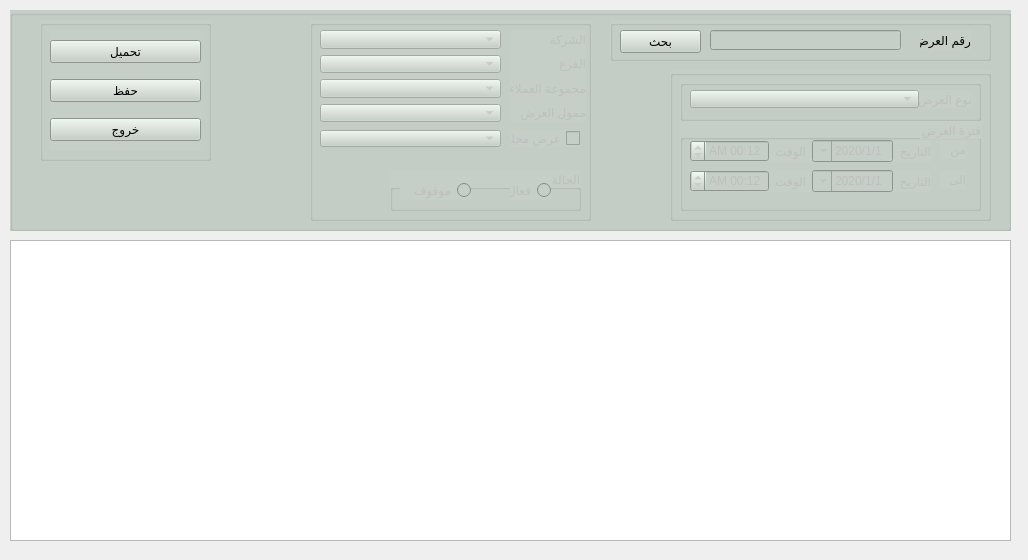
<?xml version="1.0" encoding="UTF-8"?>
<ui version="4.0">
    <class>QForm_prom_upload</class>
    <widget class="QWidget" name="QForm_prom_upload">
        <property name="geometry">
            <rect>
                <x>0</x>
                <y>0</y>
                <width>1028</width>
                <height>560</height>
            </rect>
        </property>
        <property name="minimumSize">
            <size>
                <width>1028</width>
                <height>560</height>
            </size>
        </property>
        <property name="maximumSize">
            <size>
                <width>1028</width>
                <height>560</height>
            </size>
        </property>
        <property name="windowTitle">
            <string>تحميل اصناف العروض</string>
        </property>
        <property name="toolTip">
            <string/>
        </property>
        <property name="layoutDirection">
            <enum>Qt::RightToLeft</enum>
        </property>
        <widget class="QWidget" name="gridLayoutWidget">
            <property name="geometry">
                <rect>
                    <x>190</x>
                    <y>70</y>
                    <width>2</width>
                    <height>2</height>
                </rect>
            </property>
            <layout class="QGridLayout" name="gridLayout_2"/>
        </widget>
        <widget class="QGroupBox" name="groupBox">
            <property name="geometry">
                <rect>
                    <x>10</x>
                    <y>10</y>
                    <width>1001</width>
                    <height>221</height>
                </rect>
            </property>
            <property name="font">
                <font>
                    <pointsize>10</pointsize>
                    <weight>50</weight>
                    <bold>false</bold>
                </font>
            </property>
            <property name="layoutDirection">
                <enum>Qt::LeftToRight</enum>
            </property>
            <property name="styleSheet">
                <string notr="true">
                    background-color: rgb(198, 207, 199);
                </string>
            </property>
            <property name="title">
                <string/>
            </property>
            <widget class="QGroupBox" name="groupBox_3">
                <property name="enabled">
                    <bool>false</bool>
                </property>
                <property name="geometry">
                    <rect>
                        <x>300</x>
                        <y>10</y>
                        <width>281</width>
                        <height>201</height>
                    </rect>
                </property>
                <property name="title">
                    <string/>
                </property>
                <widget class="QWidget" name="layoutWidget">
                    <property name="geometry">
                        <rect>
                            <x>10</x>
                            <y>10</y>
                            <width>181</width>
                            <height>92</height>
                        </rect>
                    </property>
                    <layout class="QVBoxLayout" name="verticalLayout_3">
                        <item>
                            <widget class="QComboBox" name="Qcombo_company"/>
                        </item>
                        <item>
                            <widget class="QComboBox" name="Qcombo_branch"/>
                        </item>
                        <item>
                            <widget class="QComboBox" name="Qcombo_cust_group"/>
                        </item>
                        <item>
                            <widget class="QComboBox" name="Qcombo_sponsor"/>
                        </item>
                    </layout>
                </widget>
                <widget class="QWidget" name="layoutWidget">
                    <property name="geometry">
                        <rect>
                            <x>200</x>
                            <y>10</y>
                            <width>76</width>
                            <height>91</height>
                        </rect>
                    </property>
                    <layout class="QVBoxLayout" name="verticalLayout_2">
                        <item>
                            <widget class="QLabel" name="label_4">
                                <property name="text">
                                    <string>الشركة</string>
                                </property>
                            </widget>
                        </item>
                        <item>
                            <widget class="QLabel" name="label_11">
                                <property name="text">
                                    <string>الفرع</string>
                                </property>
                            </widget>
                        </item>
                        <item>
                            <widget class="QLabel" name="label_5">
                                <property name="text">
                                    <string>مجموعة العملاء</string>
                                </property>
                            </widget>
                        </item>
                        <item>
                            <widget class="QLabel" name="label_6">
                                <property name="text">
                                    <string>ممول العرض</string>
                                </property>
                            </widget>
                        </item>
                    </layout>
                </widget>
                <widget class="QCheckBox" name="QcheckBox_magazine">
                    <property name="geometry">
                        <rect>
                            <x>200</x>
                            <y>110</y>
                            <width>70</width>
                            <height>17</height>
                        </rect>
                    </property>
                    <property name="layoutDirection">
                        <enum>Qt::RightToLeft</enum>
                    </property>
                    <property name="text">
                        <string>عرض مجلة</string>
                    </property>
                </widget>
                <widget class="QComboBox" name="Qcombo_magazine">
                    <property name="geometry">
                        <rect>
                            <x>10</x>
                            <y>110</y>
                            <width>181</width>
                            <height>17</height>
                        </rect>
                    </property>
                </widget>
                <widget class="QGroupBox" name="groupBox_6">
                    <property name="geometry">
                        <rect>
                            <x>80</x>
                            <y>150</y>
                            <width>191</width>
                            <height>41</height>
                        </rect>
                    </property>
                    <property name="layoutDirection">
                        <enum>Qt::RightToLeft</enum>
                    </property>
                    <property name="title">
                        <string>الحالة</string>
                    </property>
                    <widget class="QRadioButton" name="Qradio_active">
                        <property name="geometry">
                            <rect>
                                <x>120</x>
                                <y>10</y>
                                <width>41</width>
                                <height>20</height>
                            </rect>
                        </property>
                        <property name="layoutDirection">
                            <enum>Qt::RightToLeft</enum>
                        </property>
                        <property name="text">
                            <string>فعال</string>
                        </property>
                    </widget>
                    <widget class="QRadioButton" name="Qradio_inactive">
                        <property name="geometry">
                            <rect>
                                <x>10</x>
                                <y>10</y>
                                <width>71</width>
                                <height>20</height>
                            </rect>
                        </property>
                        <property name="layoutDirection">
                            <enum>Qt::RightToLeft</enum>
                        </property>
                        <property name="text">
                            <string>موقوف</string>
                        </property>
                    </widget>
                </widget>
            </widget>
            <widget class="QGroupBox" name="groupBox_5">
                <property name="geometry">
                    <rect>
                        <x>600</x>
                        <y>10</y>
                        <width>381</width>
                        <height>41</height>
                    </rect>
                </property>
                <property name="layoutDirection">
                    <enum>Qt::RightToLeft</enum>
                </property>
                <property name="title">
                    <string/>
                </property>
                <widget class="QLabel" name="label_12">
                    <property name="geometry">
                        <rect>
                            <x>310</x>
                            <y>10</y>
                            <width>51</width>
                            <height>20</height>
                        </rect>
                    </property>
                    <property name="text">
                        <string>رقم العرض</string>
                    </property>
                </widget>
                <widget class="QLineEdit" name="Qline_promotion">
                    <property name="geometry">
                        <rect>
                            <x>100</x>
                            <y>10</y>
                            <width>191</width>
                            <height>20</height>
                        </rect>
                    </property>
                </widget>
                <widget class="QPushButton" name="Qbtn_search">
                    <property name="geometry">
                        <rect>
                            <x>10</x>
                            <y>10</y>
                            <width>81</width>
                            <height>23</height>
                        </rect>
                    </property>
                    <property name="text">
                        <string>بحث</string>
                    </property>
                </widget>
            </widget>
            <widget class="QGroupBox" name="QgroupBox_prom">
                <property name="enabled">
                    <bool>false</bool>
                </property>
                <property name="geometry">
                    <rect>
                        <x>660</x>
                        <y>60</y>
                        <width>321</width>
                        <height>151</height>
                    </rect>
                </property>
                <property name="title">
                    <string/>
                </property>
                <widget class="QGroupBox" name="groupBox_2">
                    <property name="enabled">
                        <bool>false</bool>
                    </property>
                    <property name="geometry">
                        <rect>
                            <x>10</x>
                            <y>50</y>
                            <width>301</width>
                            <height>91</height>
                        </rect>
                    </property>
                    <property name="layoutDirection">
                        <enum>Qt::RightToLeft</enum>
                    </property>
                    <property name="title">
                        <string>فترة العرض</string>
                    </property>
                    <widget class="QWidget" name="layoutWidget">
                        <property name="geometry">
                            <rect>
                                <x>10</x>
                                <y>20</y>
                                <width>241</width>
                                <height>22</height>
                            </rect>
                        </property>
                        <layout class="QHBoxLayout" name="horizontalLayout">
                            <item>
                                <widget class="QLabel" name="label_3">
                                    <property name="text">
                                        <string>التاريخ</string>
                                    </property>
                                </widget>
                            </item>
                            <item>
                                <widget class="QDateTimeEdit" name="Qdate_from">
                                    <property name="layoutDirection">
                                        <enum>Qt::RightToLeft</enum>
                                    </property>
                                    <property name="minimumDateTime">
                                        <datetime>
                                            <hour>0</hour>
                                            <minute>0</minute>
                                            <second>0</second>
                                            <year>2020</year>
                                            <month>1</month>
                                            <day>1</day>
                                        </datetime>
                                    </property>
                                    <property name="displayFormat">
                                        <string>d/M/yyyy</string>
                                    </property>
                                    <property name="calendarPopup">
                                        <bool>true</bool>
                                    </property>
                                </widget>
                            </item>
                            <item>
                                <widget class="QLabel" name="label_2">
                                    <property name="text">
                                        <string>الوقت</string>
                                    </property>
                                </widget>
                            </item>
                            <item>
                                <widget class="QDateTimeEdit" name="Qtime_from">
                                    <property name="displayFormat">
                                        <string>h:mm AP</string>
                                    </property>
                                    <property name="calendarPopup">
                                        <bool>false</bool>
                                    </property>
                                </widget>
                            </item>
                        </layout>
                    </widget>
                    <widget class="QLabel" name="label_9">
                        <property name="geometry">
                            <rect>
                                <x>260</x>
                                <y>20</y>
                                <width>26</width>
                                <height>19</height>
                            </rect>
                        </property>
                        <property name="text">
                            <string>من</string>
                        </property>
                    </widget>
                    <widget class="QLabel" name="label_10">
                        <property name="geometry">
                            <rect>
                                <x>260</x>
                                <y>50</y>
                                <width>26</width>
                                <height>19</height>
                            </rect>
                        </property>
                        <property name="text">
                            <string>الى</string>
                        </property>
                    </widget>
                    <widget class="QWidget" name="layoutWidget_2">
                        <property name="geometry">
                            <rect>
                                <x>10</x>
                                <y>50</y>
                                <width>241</width>
                                <height>22</height>
                            </rect>
                        </property>
                        <layout class="QHBoxLayout" name="horizontalLayout_2">
                            <item>
                                <widget class="QLabel" name="label_8">
                                    <property name="text">
                                        <string>التاريخ</string>
                                    </property>
                                </widget>
                            </item>
                            <item>
                                <widget class="QDateTimeEdit" name="Qdate_to">
                                    <property name="minimumDateTime">
                                        <datetime>
                                            <hour>0</hour>
                                            <minute>0</minute>
                                            <second>0</second>
                                            <year>2020</year>
                                            <month>1</month>
                                            <day>1</day>
                                        </datetime>
                                    </property>
                                    <property name="displayFormat">
                                        <string>d/M/yyyy</string>
                                    </property>
                                    <property name="calendarPopup">
                                        <bool>true</bool>
                                    </property>
                                </widget>
                            </item>
                            <item>
                                <widget class="QLabel" name="label_7">
                                    <property name="text">
                                        <string>الوقت</string>
                                    </property>
                                </widget>
                            </item>
                            <item>
                                <widget class="QDateTimeEdit" name="Qtime_to">
                                    <property name="displayFormat">
                                        <string>h:mm AP</string>
                                    </property>
                                    <property name="calendarPopup">
                                        <bool>false</bool>
                                    </property>
                                </widget>
                            </item>
                        </layout>
                    </widget>
                </widget>
                <widget class="QGroupBox" name="groupBox_4">
                    <property name="enabled">
                        <bool>false</bool>
                    </property>
                    <property name="geometry">
                        <rect>
                            <x>10</x>
                            <y>10</y>
                            <width>301</width>
                            <height>41</height>
                        </rect>
                    </property>
                    <property name="layoutDirection">
                        <enum>Qt::RightToLeft</enum>
                    </property>
                    <property name="title">
                        <string/>
                    </property>
                    <widget class="QLabel" name="label">
                        <property name="geometry">
                            <rect>
                                <x>180</x>
                                <y>10</y>
                                <width>112</width>
                                <height>18</height>
                            </rect>
                        </property>
                        <property name="text">
                            <string>نوع العرض</string>
                        </property>
                    </widget>
                    <widget class="QComboBox" name="Qcombo_promotion">
                        <property name="geometry">
                            <rect>
                                <x>10</x>
                                <y>10</y>
                                <width>229</width>
                                <height>18</height>
                            </rect>
                        </property>
                        <property name="layoutDirection">
                            <enum>Qt::LeftToRight</enum>
                        </property>
                        <property name="modelColumn">
                            <number>0</number>
                        </property>
                    </widget>
                </widget>
            </widget>
            <widget class="QGroupBox" name="groupBox_8">
                <property name="geometry">
                    <rect>
                        <x>30</x>
                        <y>10</y>
                        <width>171</width>
                        <height>141</height>
                    </rect>
                </property>
                <property name="title">
                    <string/>
                </property>
                <widget class="QWidget" name="layoutWidget">
                    <property name="geometry">
                        <rect>
                            <x>10</x>
                            <y>10</y>
                            <width>151</width>
                            <height>121</height>
                        </rect>
                    </property>
                    <layout class="QVBoxLayout" name="verticalLayout">
                        <item>
                            <widget class="QPushButton" name="Qbtn_upload">
                                <property name="text">
                                    <string>تحميل</string>
                                </property>
                            </widget>
                        </item>
                        <item>
                            <widget class="QPushButton" name="Qbtn_save">
                                <property name="text">
                                    <string>حفظ</string>
                                </property>
                            </widget>
                        </item>
                        <item>
                            <widget class="QPushButton" name="Qbtn_exit">
                                <property name="text">
                                    <string>خروج</string>
                                </property>
                            </widget>
                        </item>
                    </layout>
                </widget>
            </widget>
        </widget>
        <widget class="QWidget" name="gridLayoutWidget_4">
            <property name="geometry">
                <rect>
                    <x>10</x>
                    <y>240</y>
                    <width>1001</width>
                    <height>301</height>
                </rect>
            </property>
            <layout class="QGridLayout" name="gridLayout_7">
                <item row="0" column="0">
                    <widget class="QTableWidget" name="Qtable_promotion">
                        <property name="acceptDrops">
                            <bool>true</bool>
                        </property>
                    </widget>
                </item>
            </layout>
        </widget>
    </widget>
    <resources/>
    <connections/>
</ui>
